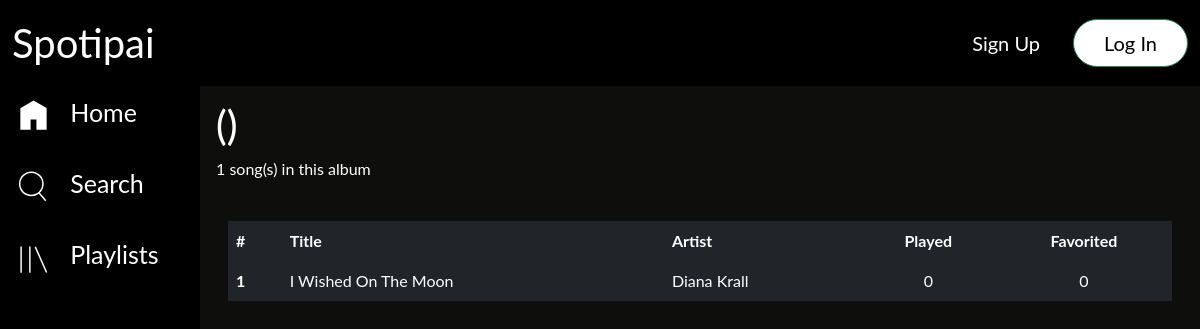
Before: /album_song.php?id_album=4 with the older database file.
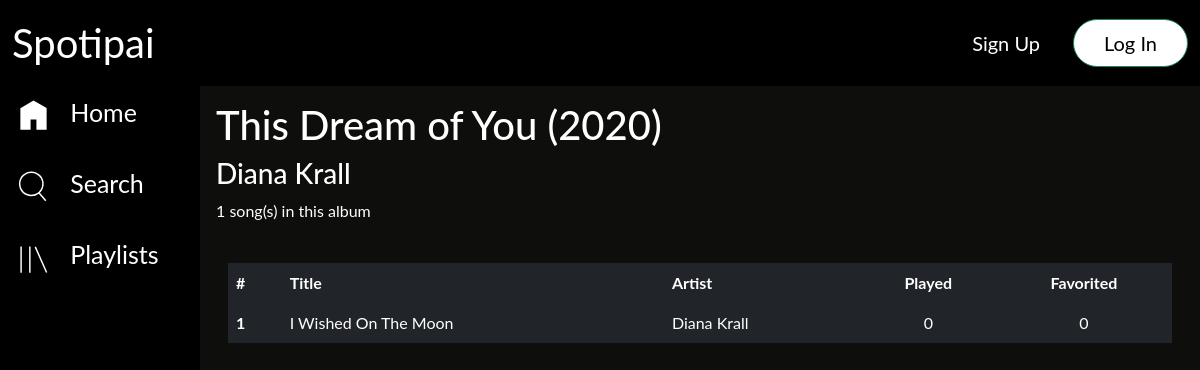
After: the same page with the newer database file.
### tables this page shows
CREATE TABLE `album` (
  `id_album` int(3) NOT NULL,
  `id_artist` int(3) NOT NULL,
  `title` varchar(150) NOT NULL,
  `year` int(4) NOT NULL
);

CREATE TABLE `artist` (
  `id_artist` int(3) NOT NULL,
  `nama_artist` varchar(50) NOT NULL
);

### album_song.php (the view, shortened to what this page needs)
<?php
	include 'koneksi.php';
	$id_album = $_GET['id_album'];
	$dataalbum = $koneksi->query("SELECT al.title, al.year, a.nama_artist, a.id_artist FROM album al JOIN artist a ON al.id_artist = a.id_artist WHERE al.id_album = '$id_album'")->fetch_assoc();
	$query = $koneksi->query("SELECT s.id_song, s.title, s.played FROM song s JOIN song_album sa ON s.id_song = sa.id_song WHERE sa.id_album = '$id_album'");
?>
<!DOCTYPE html>
<html>
	<head>
			<link rel="stylesheet" type="text/css" href="style.css">
	</head>
	<body style="background-color: #0e0e0d">
		<?php
		include 'header.php';
		include 'sidebar.php';
		?>
		<div class="content">
			<h1 style="color: white; margin-top: 70px;"><?= $dataalbum['title'] ?> (<?= $dataalbum['year'] ?>)</h1>
			<h3 style="color: white;"><a href="#?id_artist=<?= $dataalbum['id_artist'] ?>"><?= $dataalbum['nama_artist'] ?></a></h3>
			<p style="color: white;"><?= number_format($query->num_rows) ?> song(s) in this album</p>
			<br>
			<div class="container">
				<table class="table table-dark table-hover table-borderless">
					<thead>
						<tr>
							<th scope="col">#</th>
							<th scope="col">Title</th>
							<th scope="col">Artist</th>
							<th style="text-align: center;">Played</th>
							<th style="text-align: center;">Favorited</th>
						</tr>
					</thead>
					<tbody>
					<?php
						$no = 1;
						while ($lagu = $query->fetch_assoc()) {
							$countfav = $koneksi->query("SELECT id_user_fav_song FROM user_fav_song WHERE id_song = '$lagu[id_song]'");
					?>
						<tr>
							<th scope="row"><?= $no ?></th>
							<td><a href="play.php?id=<?= $lagu['id_song'] ?>"><?= $lagu['title'] ?></a></td>
							<td>
								<?php
									$queryartis = "SELECT a.id_artist, a.nama_artist FROM song s JOIN song_artist sa
													ON s.id_song = sa.id_song AND s.id_song = '$lagu[id_song]' JOIN artist a
													WHERE sa.id_artist = a.id_artist";
									$ambilartis = $koneksi->query($queryartis);
									while ($artis = $ambilartis->fetch_assoc()) {
								?>
									<a href="#?id_artist=<?= $artis['id_artist'] ?>"><?= $artis['nama_artist'] ?></a> <br>
								<?php } ?>
							</td>
							<td style="text-align: center;"><?= number_format($lagu['played']) ?></td>
							<td style="text-align: center;"><?= number_format($countfav->num_rows) ?></td>
						</tr>
					<?php
						$no++;
						}
					?>
					</tbody>
				</table>
			</div>
		</div>
	</body>
</html>

Changed rows visible on the page:
now on this page (row edited): album: title "This Dream of You", year "2020", id_artist.nama_artist "Diana Krall"
changed album: id_artist empty → 8 (drawn)
